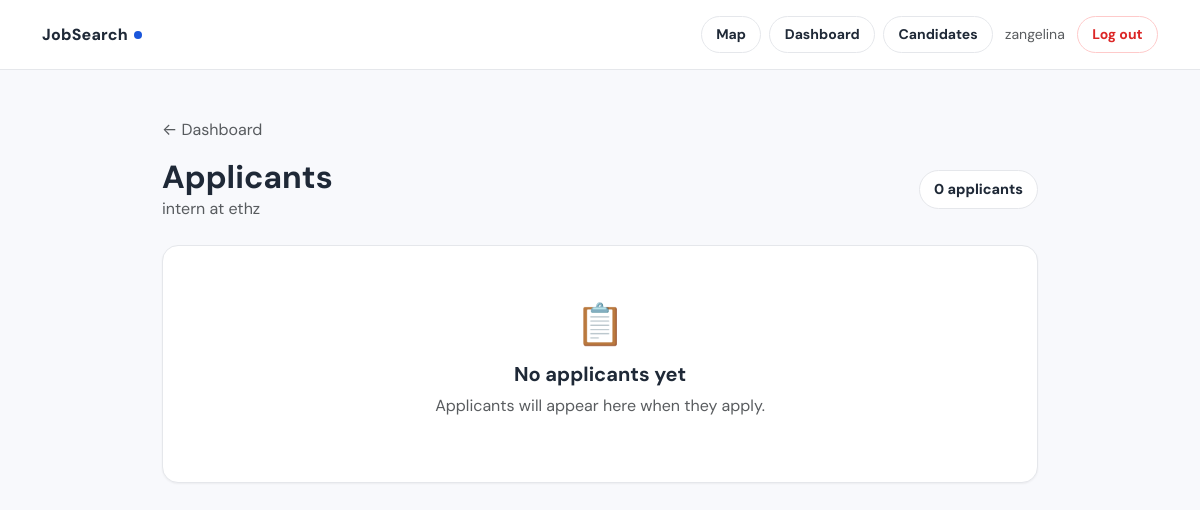
/recruiter/jobs/2/applicants/ (signed in), run on an earlier commit of the app's database.
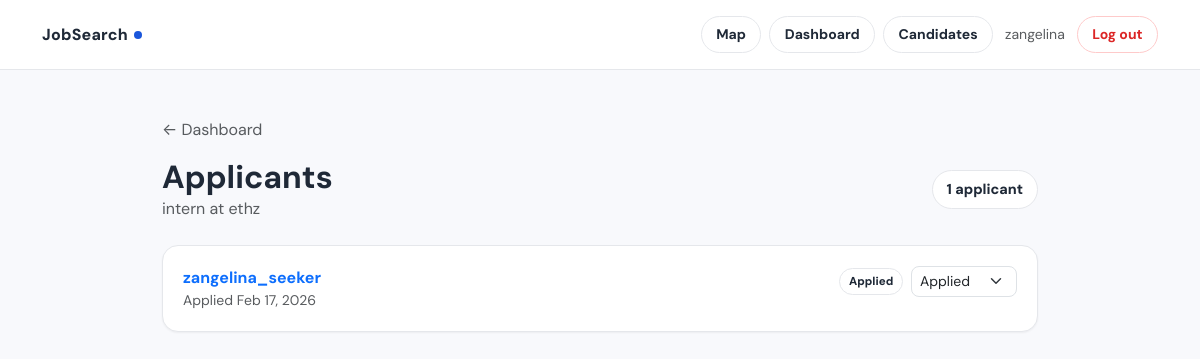
And on a later commit of the database.
### jobs/models.py (models this page shows, shortened)
class Application(models.Model):
    class Status(models.TextChoices):
        APPLIED = "applied", "Applied"
        REVIEW = "review", "In Review"
        INTERVIEW = "interview", "Interview"
        OFFER = "offer", "Offer"
        CLOSED = "closed", "Closed"
    job = models.ForeignKey(
        JobPosting, on_delete=models.CASCADE, related_name="applications"
    )
    applicant = models.ForeignKey(
        settings.AUTH_USER_MODEL, on_delete=models.CASCADE, related_name="applications"
    )
    note = models.TextField(blank=True)
    status = models.CharField(
        max_length=20, choices=Status.choices, default=Status.APPLIED
    )
    created_at = models.DateTimeField(auto_now_add=True)
    class Meta:
        constraints = [
            models.UniqueConstraint(
                fields=["job", "applicant"], name="unique_application_per_job"
            )
        ]

class CustomUser(AbstractUser):
    class Role(models.TextChoices):
        JOB_SEEKER = "job_seeker", "Job Seeker"
        RECRUITER = "recruiter", "Recruiter"
        ADMIN = "admin", "Admin"
    role = models.CharField(
        max_length=20,
        choices=Role.choices,
        default=Role.JOB_SEEKER,
    )
    def is_job_seeker(self):
        return self.role == self.Role.JOB_SEEKER
    def is_recruiter(self):
        return self.role == self.Role.RECRUITER

### jobs/views.py (the view)
# urls.py: path("recruiter/jobs/<int:pk>/applicants/", views.job_applicants, name="job_applicants"),
@login_required
def job_applicants(request, pk):
    if not request.user.is_recruiter():
        return redirect("home")
    job = get_object_or_404(JobPosting, pk=pk, recruiter=request.user)
    apps = Application.objects.filter(job=job).select_related("applicant").order_by("-created_at")
    return render(request, "jobs/job_applicants.html", {"job": job, "applications": apps})

### jobs/templates/jobs/job_applicants.html (shortened to what this page needs)
{% extends "jobs/base.html" %}
{% block content %}
<div class="container py-5" style="max-width: 900px;">
  <a href="{% url 'recruiter_dashboard' %}" class="text-decoration-none text-muted d-inline-flex align-items-center gap-1 mb-3">
    ← Dashboard
  </a>
  <div class="d-flex justify-content-between align-items-center mb-4">
    <div>
      <h2 class="fw-bold mb-0">Applicants</h2>
      <p class="text-muted mb-0">{{ job.title }} at {{ job.company }}</p>
    </div>
    <span class="js-badge js-badge-brand" style="font-size:.9rem;padding:8px 14px;">
      {{ applications|length }} applicant{{ applications|length|pluralize }}
    </span>
  </div>
  {% if applications %}
    {% for app in applications %}
    <div class="js-card mb-2">
      <div class="d-flex justify-content-between align-items-start">
        <div>
          <a href="{% url 'view_candidate' app.applicant.pk %}" class="text-decoration-none fw-bold">
            {{ app.applicant.username }}
          </a>
          <div class="text-muted small">Applied {{ app.created_at|date:"M j, Y" }}</div>
        </div>
        <div class="d-flex align-items-center gap-2">
          <span class="js-badge status-{{ app.status }}">{{ app.get_status_display }}</span>
          <form method="post" action="{% url 'update_application_status' app.pk %}" class="d-inline">
            <select name="status" class="form-select form-select-sm" style="width:auto;border-radius:8px;"
                    onchange="this.form.submit()">
              <option value="applied" {% if app.status == "applied" %}selected{% endif %}>Applied</option>
            </select>
          </form>
        </div>
      </div>
    </div>
    {% endfor %}
  {% else %}
    <div class="js-card text-center py-5">
      <div style="font-size:2.5rem;margin-bottom:.5rem;">📋</div>
      <h5 class="fw-bold">No applicants yet</h5>
      <p class="text-muted">Applicants will appear here when they apply.</p>
    </div>
  {% endif %}
</div>
{% endblock %}

What changed in the data, as far as the page shows it:
added Application: applicant.username "zangelina_seeker", created_at "Feb 17, 2026", status "Applied"
Also different on the page:
{{ applications|length }}: "0" → "1"
text no longer shown: "📋 No applicants yet Applicants will appear here when they apply."
